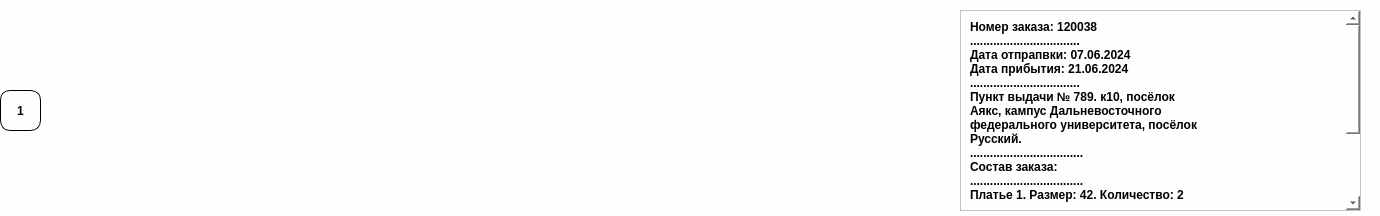
<?xml version="1.0" encoding="UTF-8"?>
<ui version="4.0">
 <class>Form</class>
 <widget class="QWidget" name="Form">
  <property name="geometry">
   <rect>
    <x>0</x>
    <y>0</y>
    <width>1380</width>
    <height>216</height>
   </rect>
  </property>
  <property name="windowTitle">
   <string>Form</string>
  </property>
  <property name="styleSheet">
   <string notr="true">background: rgb(254,254,254)</string>
  </property>
  <widget class="QWidget" name="horizontalLayoutWidget">
   <property name="geometry">
    <rect>
     <x>60</x>
     <y>10</y>
     <width>891</width>
     <height>201</height>
    </rect>
   </property>
   <layout class="QHBoxLayout" name="horizontalLayout">
    <property name="sizeConstraint">
     <enum>QLayout::SetMinimumSize</enum>
    </property>
    <property name="bottomMargin">
     <number>1</number>
    </property>
   </layout>
  </widget>
  <widget class="QScrollArea" name="scrollArea">
   <property name="geometry">
    <rect>
     <x>960</x>
     <y>10</y>
     <width>401</width>
     <height>201</height>
    </rect>
   </property>
   <property name="widgetResizable">
    <bool>true</bool>
   </property>
   <widget class="QWidget" name="scrollAreaWidgetContents">
    <property name="geometry">
     <rect>
      <x>0</x>
      <y>0</y>
      <width>378</width>
      <height>484</height>
     </rect>
    </property>
    <layout class="QVBoxLayout" name="verticalLayout">
     <item>
      <widget class="QLabel" name="ordered_items">
       <property name="styleSheet">
        <string notr="true">color: black;
font-weight: bold;
font: 12pt &quot;HelveticaNeueCyr&quot;;</string>
       </property>
       <property name="text">
        <string>Номер заказа: 120038
.................................
Дата отпрапвки: 07.06.2024
Дата прибытия: 21.06.2024
.................................
Пункт выдачи № 789. к10, посёлок 
Аякс, кампус Дальневосточного 
федерального университета, посёлок 
Русский.
..................................
Состав заказа: 
..................................
Платье 1. Размер: 42. Количество: 2
..................................
Платье 2. Размер: 40. Количество 1
..................................
Платье 3. Размер: 44. Количество: 2
..................................
Платье 4. Размер: 40. Количество 1
..................................
Платье 5. Размер: 40. Количество 1</string>
       </property>
      </widget>
     </item>
    </layout>
   </widget>
  </widget>
  <widget class="QPushButton" name="number">
   <property name="geometry">
    <rect>
     <x>0</x>
     <y>90</y>
     <width>41</width>
     <height>41</height>
    </rect>
   </property>
   <property name="styleSheet">
    <string notr="true">QPushButton:pressed {
border: 0px solid #000;
border-radius: 10px;
border-style: outset;
background: black;
color: rgb(254,254,254);
font-weight: bold;
font: 22pt &quot;Futurespore Cyrillic&quot;;
}
QPushButton {
border: 1px solid #000;
border-radius: 10px;
border-style: outset;
color: black;
font-weight: bold;
font: 22pt &quot;Futurespore Cyrillic&quot;;
}</string>
   </property>
   <property name="text">
    <string>1</string>
   </property>
  </widget>
 </widget>
 <resources/>
 <connections/>
</ui>
